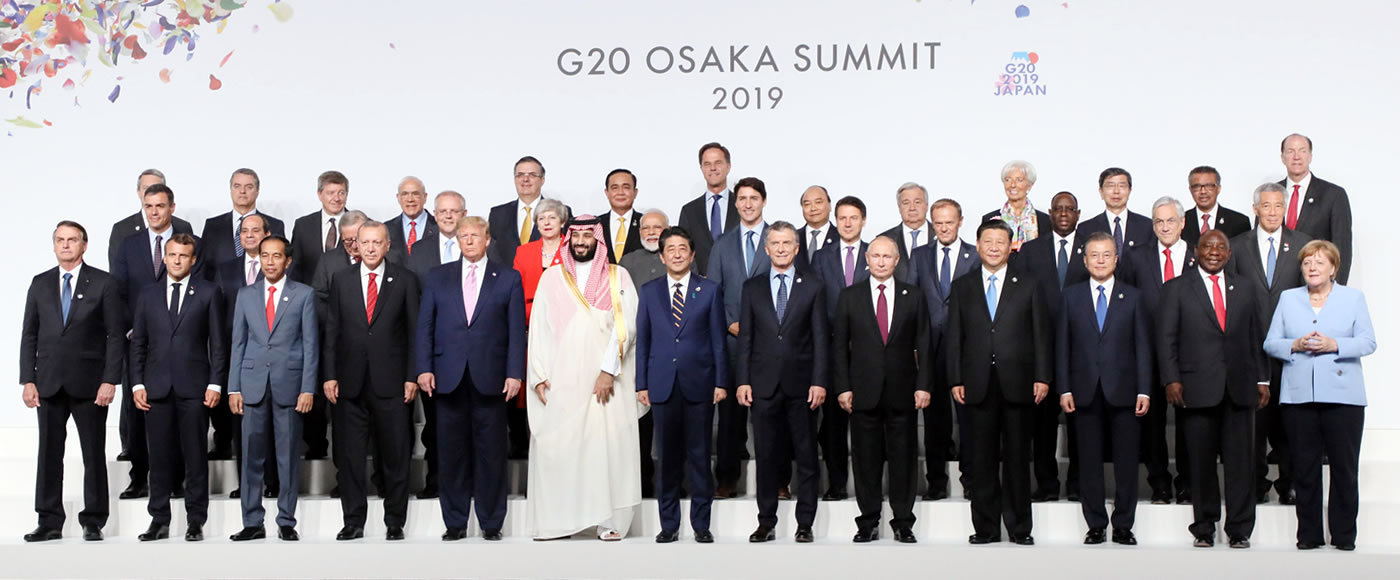
#> input picture DATA SCIENCE/computer_vision/faces.jpg, 1400 x 580 px
$ python citation.py
#> lines starting #> are read from the running program, lines starting #| are printed output that depends on the picture; after the words box and inside, x2 and y2 are one past the last pixel; in counts of white or black regions, pixels touching at a corner belong together
import cv2
import os

traineData =cv2.CascadeClassifier('face_detection.xml')

img = cv2.imread("faces.jpg")
#> img is the input picture: shape (580, 1400, 3); mean B, G, R 152.7, 148.8, 151.8


graying = cv2.cvtColor(img,cv2.COLOR_BGR2GRAY)
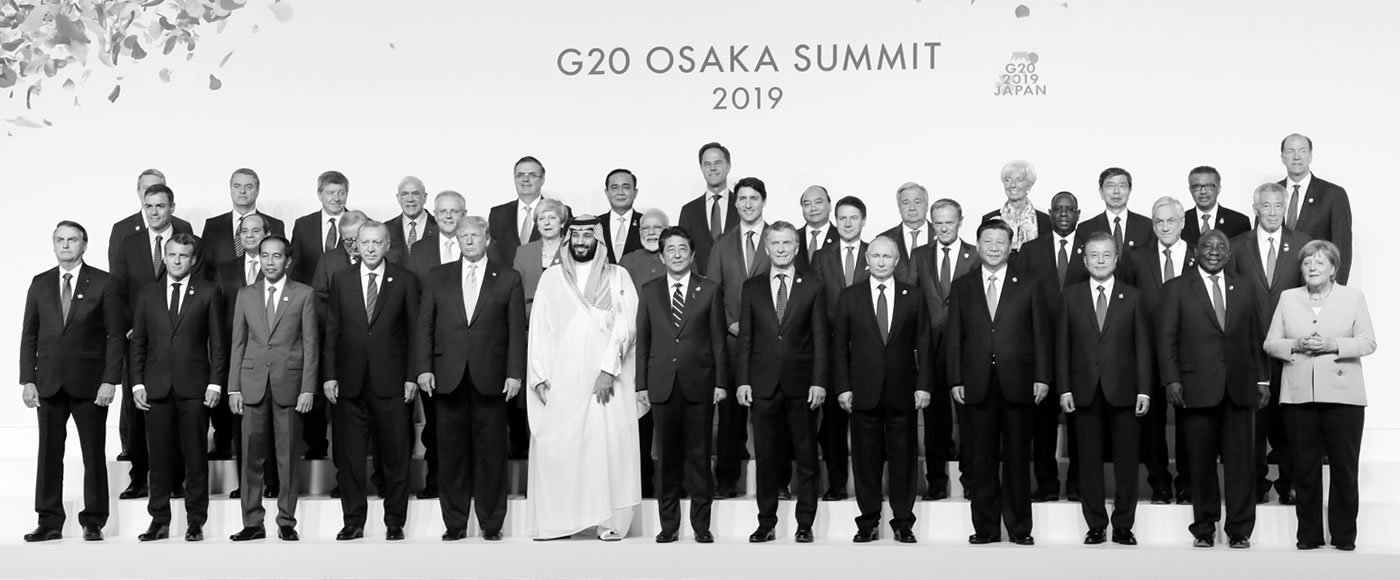
#> graying: shape (580, 1400); min 0, max 255, mean 150.2

faceCoordinates = traineData.detectMultiScale(graying)
#> faceCoordinates = 38 rows, first 6: [1282, 139, 31, 31], [698, 151, 31, 31], [509, 161, 35, 35], [225, 172, 36, 36], [321, 182, 28, 28], [395, 182, 30, 30]

for x,y,w,h in faceCoordinates:
    cv2.rectangle(img,(x,y),(x+w,y+h),(0,0,255),2)
#> this loop made 38 passes
#> (x, y, w, h) on passes 1 to 12: (1282, 139, 31, 31), (698, 151, 31, 31), (509, 161, 35, 35), (225, 172, 36, 36), (321, 182, 28, 28), (395, 182, 30, 30), (733, 187, 31, 31), (138, 194, 32, 32), (834, 207, 30, 30), (1150, 210, 31, 31), (931, 212, 28, 28), (637, 217, 28, 28)
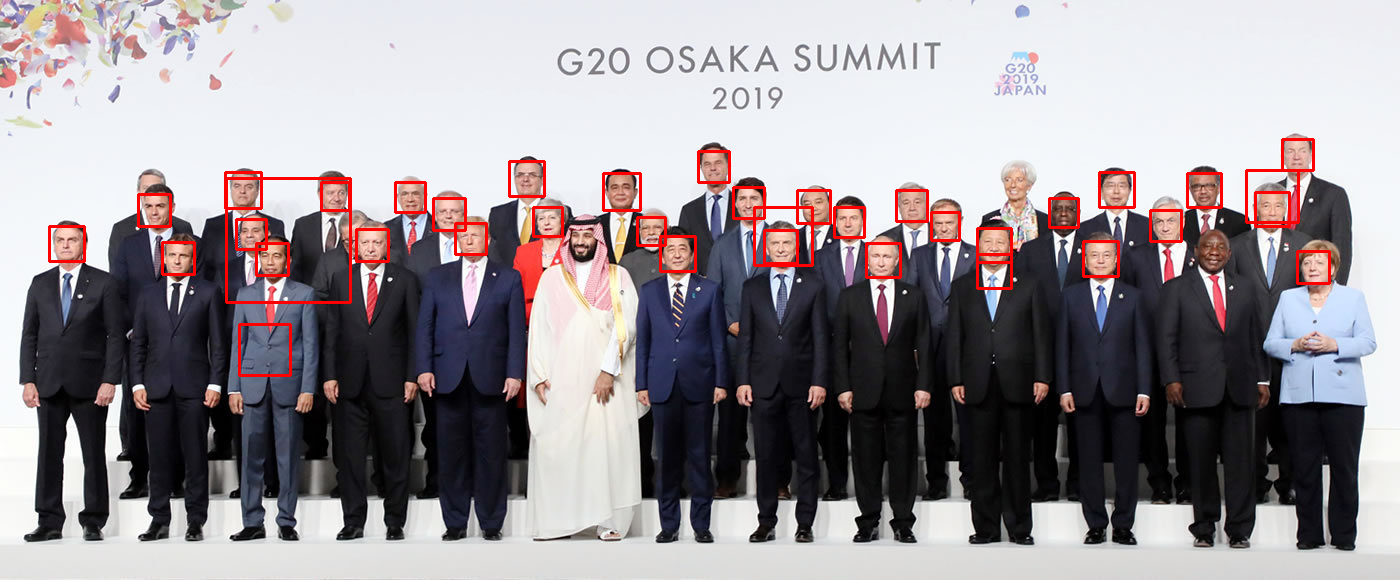
#> img: shape (580, 1400, 3); 1.97% of pixels changed, all inside (x1, y1, x2, y2) = (48, 138, 1331, 377)


cv2.imshow('window',img)
cv2.waitKey()


print("END OF PROGRAM")
